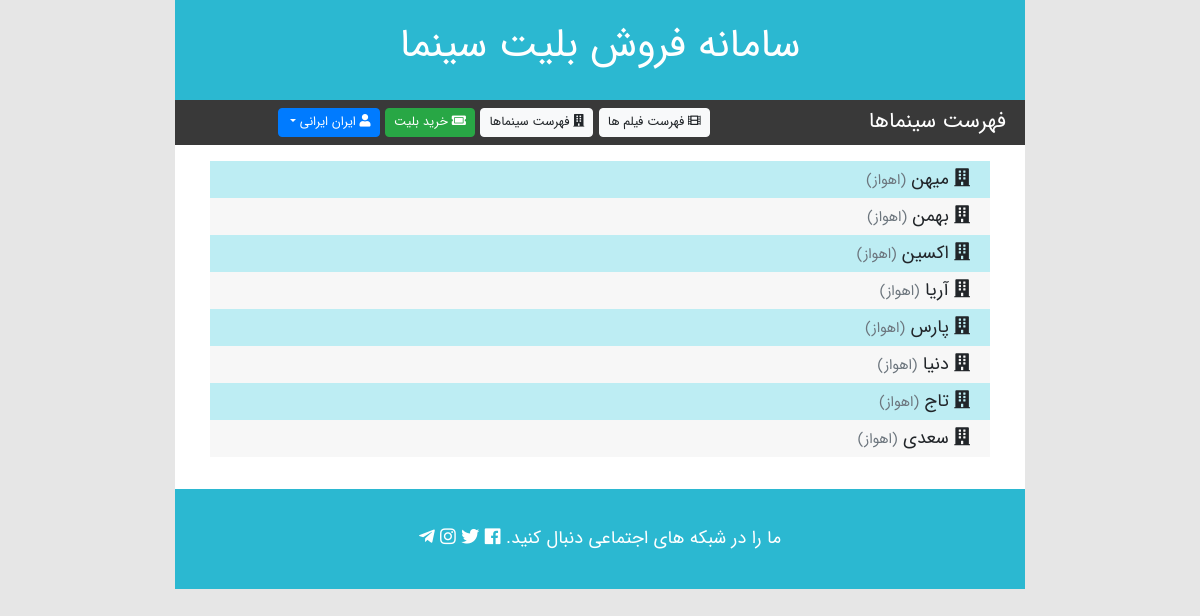
Screenshot of /ticketing/cinema/list/ (signed in) with the database file from the repository.
### ticketing/models.py (models this page shows)
class Cinema (models.Model):
    class Meta:
        verbose_name = 'سینما'
        verbose_name_plural = 'سینما'
    cinema_id = models.IntegerField('کد سینما', primary_key=True)
    name = models.CharField('نام', max_length=50)
    city = models.CharField('شهر', max_length=30, default='اهواز')
    capacity = models.IntegerField('گنجایش')
    phone = models.CharField(
        'شماره تلفن', max_length=20, null=True, blank=True)
    address = models.TextField('آدرس')
    image = models.ImageField(
        '', upload_to='cinema_images/', null=True, blank=True)
    def __str__(self):
        return self.name

### ticketing/views.py (the view)
# urls.py: path('cinema/list/', views.cinema_list, name='cinema_list'),
def cinema_list(request):
    cinemas = Cinema.objects.all()
    context = {
        'cinemas': cinemas
    }
    return render(request, 'ticketing/cinema_list.html', context)

### ticketing/templates/ticketing/cinema_list.html (shortened to what this page needs)
{% extends "ticketing/base_page.html" %}
{% load static %}
{% block toolbar_title %}
فهرست سینماها
{% endblock %}
{% block main_content %}
<div class="row ">
    <div class="col py-3">
        {% if cinemas %}
        <ul class="item-list">
            {% for cinema in cinemas %}
            <li>
                <a href="{% url 'ticketing:cinema_details' cinema_id=cinema.cinema_id %}">
                <i class="fas fa-building"></i>
                {{ cinema }}
                <small class="text-muted">
                    ({{cinema.city}})
                </small>
                </a>
            </li>
            {% endfor %}
        </ul>
            {% else %}
                <div class="alert alert-danger align-items-center text-center">
                    هیچ سینمایی موجود نیست
                </div>
            {% endif %}
    </div>
</div>
{% endblock %}

### ticketing/templates/ticketing/base_page.html (shortened to what this page needs)
{% load static %}
<!DOCTYPE html>
<html lang="fa-IR" dir="rtl">
<head>
    <link rel="stylesheet" href="/static/ticketing/css/bootstrap.css">
    <link rel="stylesheet" href="/static/ticketing/css/font-awesome.css">
    <link rel="stylesheet" href="/static/ticketing/css/style.css">
</head>
<body>
    <div class="container" id="container">
        <div class="row align-items-center" id="header">
            <div class="col text-center">
                <h1>سامانه فروش بلیت سینما</h1>
            </div>
        </div>
        <div class="row align-items-center py-2" id="toolbar">
            <div class="col-3">
                <h4 class="px-1">
                    {% block toolbar_title %} {% endblock %}
                </h4>
            </div>
            {% block toolbar_buttons %}
            <div class="col-9 text-left">
                <div class="col text-center">
                    <a class="btn btn-light py-1 px-2" href="{% url 'ticketing:movie_list' %}"> <i
                            class="fas fa-film"></i> فهرست فیلم ها
                    </a>
                    <a class="btn btn-light py-1 px-2" href="{% url 'ticketing:cinema_list' %}"><i
                            class="fas fa-building"></i> فهرست سینماها
                    </a>
                    <a class="btn btn-success py-1 px-2" href="{% url 'ticketing:showtime_list' %}">
                        <i class="fas fa-ticket-alt"></i>
                        خرید بلیت
                    </a>
                    {% if user.is_authenticated %}
                    <div class="dropdown">
                        <a href="#" class="btn btn-primary dropdown-toggle py-1 px-2" id="user-button"
                            data-toggle="dropdown" aria-haspopup="true" aria-expanded="false">
                            <i class="fas fa-user"></i>
                            {{ user.get_full_name }}
                        </a>
                    </div>
                    {% else %}
                    <a href="{% url 'accounts:login' %}" class="btn btn-primary py-1 px-3 mr-3">
                        <i class="fas fa-sign-in-alt"></i>
                        ورود
                    </a>
                    {% endif %}
                    {% endblock %}
                </div>
            </div>
        </div>
        {% block main_content %} {% endblock %}
        <div class="row align-items-center" id="footer">
            <div class="col text-center">
                <span>
                    ما را در شبکه های اجتماعی دنبال کنید.
                    <a href="#" class="social-media-icon">
                        <i class="fab fa-facebook"></i>
                    </a>
                    <a href="#" class="social-media-icon">
                        <i class="fab fa-twitter"></i>
                    </a>
                    <a href="#" class="social-media-icon">
                        <i class="fab fa-instagram"></i>
                    </a>
                    <a href="#" class="social-media-icon">
                        <i class="fab fa-telegram-plane"></i>
                    </a>
                </span>
            </div>
        </div>
    </div>
</body>
</html>

### ticketing/static/ticketing/css/style.css (style rules this page uses)
body { direction: rtl; text-align: right; font-family: IRANSansWeb; font-size: 18px !important; margin: 0; background-color: #e6e6e6; }
#container { max-width: 850px; margin: 0 auto; background-color: #ffffff; }
#header { background-color: #2bb8d1; color: #ffffff; height: 100px; }
#toolbar { background-color: #393939; color: #ffffff; min-height: 30px; }
#toolbar h4 { font-size: 1.2em; margin: 0; }
#toolbar .btn { font-size: 0.7em; }
#toolbar div.dropdown { display: inline-block; }
#footer { background-color: #2bb8d1; color: #ffffff; height: 100px; }
a.social-media-icon { color: inherit !important; text-decoration: none !important; }
ul.item-list { padding: 0 20px; }
ul.item-list>li { list-style: none; padding: 5px 20px; background-color: #bdedf3; }
ul.item-list>li:nth-child(2n) { background-color: #f7f7f7f1; }
ul.item-list>li>a { display: block; text-decoration: none; color: inherit; }

### rows the page displays
Cinema: name "میهن", city "اهواز"
Cinema: name "بهمن", city "اهواز"
Cinema: name "اکسین", city "اهواز"
Cinema: name "آریا", city "اهواز"
Cinema: name "پارس", city "اهواز"
Cinema: name "دنیا", city "اهواز"
Cinema: name "تاج", city "اهواز"
Cinema: name "سعدی", city "اهواز"

### other values shown
{{ user.get_full_name }} "ایران ایرانی"
